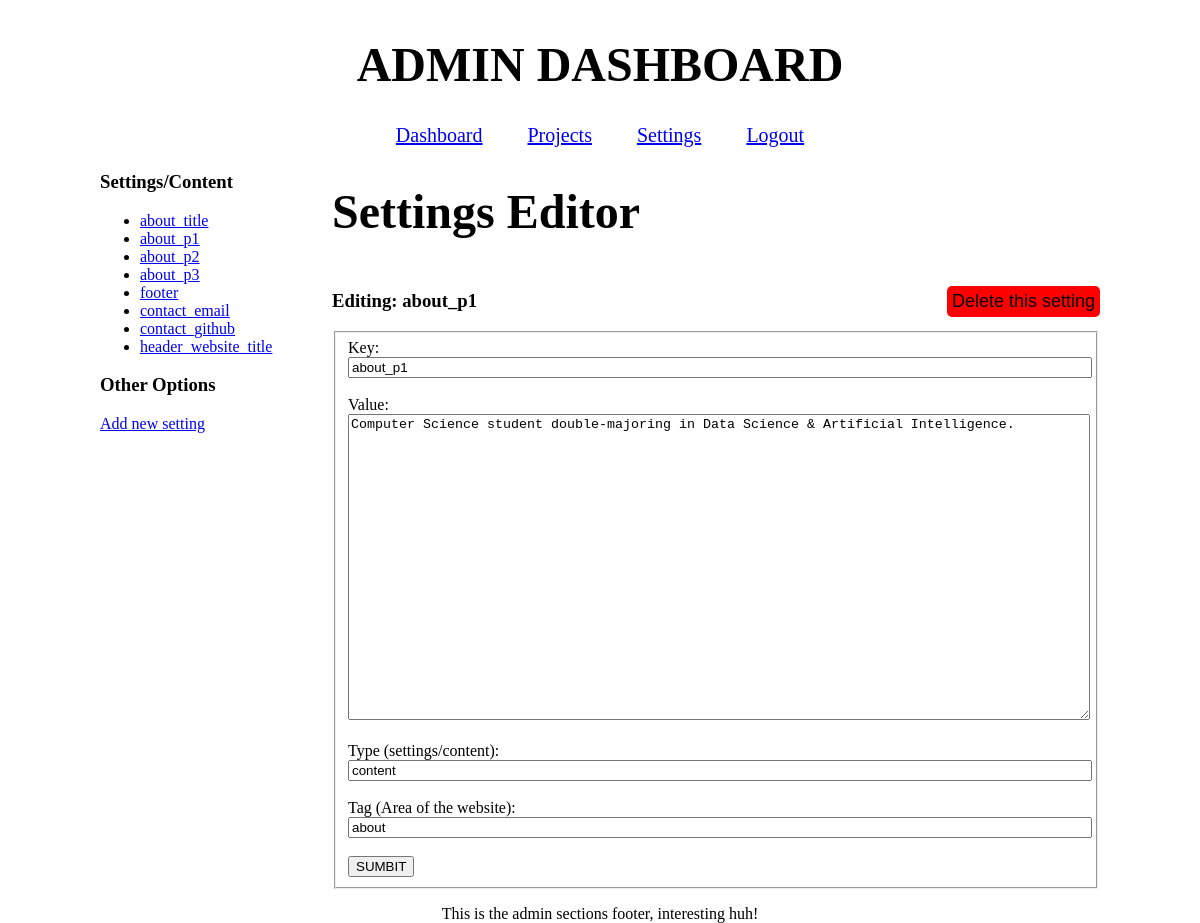
/site/admin/settings.php?id=2 (signed in), run on the app's committed database.
### tables this page shows
CREATE TABLE settings (
    id INTEGER PRIMARY KEY AUTOINCREMENT,
    key TEXT UNIQUE NOT NULL,
    value TEXT NOT NULL,
    type TEXT DEFAULT 'setting',
    tag TEXT DEFAULT 'general'
);

### site/admin/settings.php (the view, shortened to what this page needs)
<?php
require_once "init.php";
$selected_setting = null;
$isNew = false;
if (isset($_GET["id"])) {
    $id = $_GET["id"];
    $statement = $database->prepare("SELECT * FROM settings WHERE id = :id");
    $statement->execute([":id" => $id]);
    $selected_setting = $statement->fetch();
}
$settings = $database->query("SELECT id, key FROM settings ORDER BY id ASC");
?>
<?php include "header.php" ?>
<main>
  <div class="side-panel">
    <h3>Settings/Content</h3>
      <ul>
        <?php while($s = $settings->fetch()): ?>
          <li>
            <a href="?id=<?=$s["id"]?>">
              <?=htmlspecialchars($s["key"])?>
            </a>
          </li>
        <?php endwhile ?>
      </ul>
    <h3>Other Options</h3>
    <a href="?action=new">Add new setting</a>
  </div>
  <div class="center-panel">
    <h1>Settings Editor</h1>
    <?php if ($selected_setting || $isNew): ?>
      <div class="form-heading">
        <?php if (!$isNew): ?>
          <h3>Editing: <?= htmlspecialchars($selected_setting["key"])?></h3>
          <form method="POST">
            <button class="delete-btn" type="submit" onclick="return confirm
              ('Are you sure you want to delete this project');">
              Delete this setting
            </button>
          </form>
        <?php else: ?>
          <h3>Adding a New setting</h3>
        <?php endif ?>
      </div>
      <form method="POST">
        <fieldset>
          <label>Key:</label>
          <br>
          <input name="key" value="<?=htmlspecialchars($selected_setting["key"])?>">
          <br><br>
          <label>Value:</label>
          <br>
          <textarea name="value" rows="20"><?=htmlspecialchars($selected_setting["value"])?></textarea>
          <br><br>
          <label>Type (settings/content):</label>
          <br>
          <input name="type" value="<?=htmlspecialchars($selected_setting["type"])?>">
          <br><br>
          <label>Tag (Area of the website):</label>
          <br>
          <input name="tag" value="<?=htmlspecialchars($selected_setting["tag"])?>">
          <br><br>
          <button type="submit">SUMBIT</button>
        </fieldset>
      </form>
    <?php else: ?>
      <p>Select a setting from the left to edit.</p>
    <?php endif; ?>
  </div>
</main>
<?php include "footer.php" ?>

### site/css/admin.css (style rules this page uses)
h1 { font-size: 3rem; font-weight: bold; }
body { font-size: 16px; height: 100vh; max-width: 1000px; width: 100%; margin: auto; }
main { text-align: center; display: flex; gap: 2rem; text-align: left; max-width: 1000px; margin: auto; }
.side-panel { min-width: 200px; max-width: 200px; overflow-wrap: break-word; }
.center-panel { flex: 1; }
.form-heading { display: flex; justify-content: space-between; align-items: center; }
.delete-btn { background-color: red; font-size: 18px; border: 0; padding: 5px; border-radius: 5px; }
input, textarea { width: 100%; }

### data on the page
settings: key "about_title"
settings: key "about_p1", value "Computer Science student double-majoring in Data Science & Artificial Intelligence.", type "content", tag "about"
settings: key "about_p2"
settings: key "about_p3"
settings: key "footer"
settings: key "contact_email"
settings: key "contact_github"
settings: key "header_website_title"
